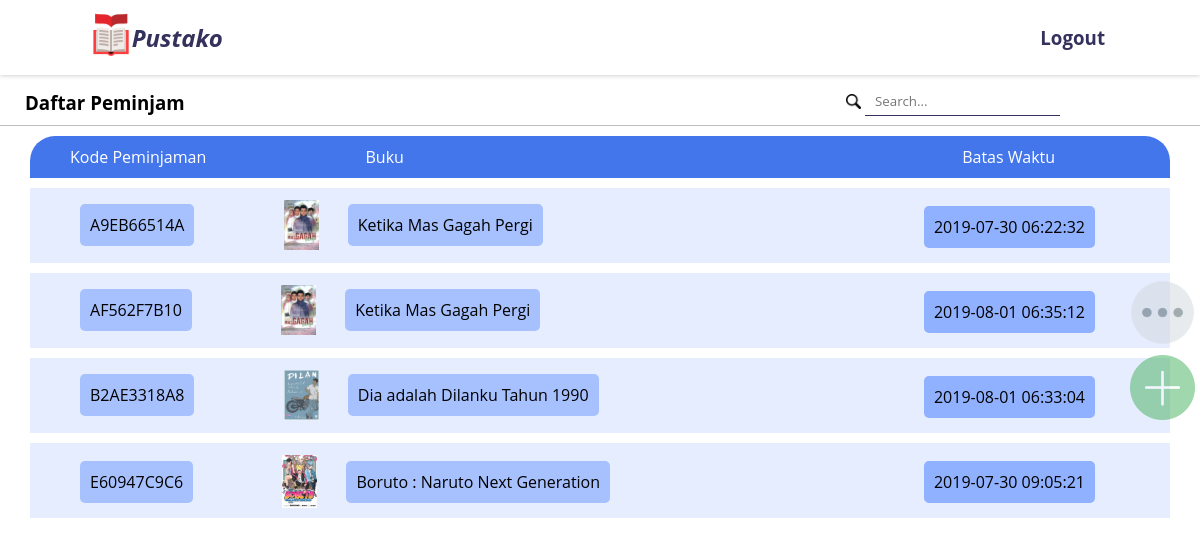
The page /views/admin/daftar-peminjam.php (signed in) on the database its author committed.
### tables this page shows
CREATE TABLE `peminjaman` (
  `kode_peminjaman` varchar(10) NOT NULL,
  `kode_buku` varchar(8) NOT NULL,
  `judul` varchar(255) NOT NULL,
  `nis` int(8) NOT NULL,
  `nama_lengkap` varchar(255) NOT NULL,
  `kelas` varchar(255) NOT NULL,
  `gambar` varchar(255) NOT NULL,
  `batas_waktu` datetime NOT NULL,
  `waktu` datetime NOT NULL DEFAULT CURRENT_TIMESTAMP
);

### views/admin/daftar-peminjam.php (the view, shortened to what this page needs)
<?php
    require '../../core/functions.php';
    $peminjaman = mysqli_query($conn, "SELECT * FROM peminjaman");
?>
<!DOCTYPE html>
<html lang="en">
<head>
</head>
<body>
    <?php include '../_component/header-admin.php'; ?>
    <div class="container">
        <div class="content">
            <div class="header-buku">
                <div class="header-p">
                    <h3>Daftar Peminjam</h3>
                </div>
                <div class="search">
                    <form action="" method="POST">
                        <label for="search"><img src="../../img/search.png" alt="" width="15"></label>
                        <input type="text" name="keyword" id="keyword" placeholder="Search..." autofocus autocomplete>
                    </form>
                </div>
            </div>
            <div class="table">
                <div class="table-header">
                    <div class="thkode-peminjaman">
                        <p>Kode Peminjaman</p>
                    </div>
                    <div class="thbuku">
                        <p>Buku</p>
                    </div>
                    <div class="thwaktu">
                        <p>Batas Waktu</p>
                    </div>
                </div>
                <div id="peminjam">
                <?php
                    while ($row = mysqli_fetch_assoc($peminjaman)) :
                ?>
                <div class="table-content">
                    <div class="tc kode-peminjaman">
                        <p><?= $row['kode_peminjaman']; ?></p>
                    </div>
                    <div class="tc buku">
                        <div class="buku-img">
                            <img src="../../img/product/<?= $row['gambar']; ?>" width="35">
                        </div>
                        <div class="buku-p">
                            <p><?= $row['judul']; ?></p>
                        </div>
                    </div>
                    <div class="tc batas-waktu">
                        <p><?= $row['batas_waktu']; ?></p>
                    </div>
                </div>
                <?php
                    endwhile;
                ?>
                </div>
            </div>
        </div>
    </div>
</body>
</html>

### views/_component/header-admin.php (shortened to what this page needs)
<!DOCTYPE html>
<html lang="en">
<head>
</head>
<body>
    <header class="nav">
        <a href="index.php">
            <div class="nav-logo"><img src="../../img/pustako.png" alt="Pustako" height="50">
                <span class="logo-header">
                    <h2><i>Pustako</i></h2>
                </span>
            </div>
        </a>
        <a href="logout.php">
            <div class="logout-btn">
                <h3>Logout</h3>
            </div>
        </a>
    </header>
    <div class="sidebar-icon add">
        <a href="tambah.php">
            <span><img src="../../img/add.png" width="65"></span>
        </a>
    </div>
    <div class="sidebar-icon more">
        <span id="openSidebar"><img src="../../img/more-option.png" width="75"></span>
    </div>
</body>

### views/admin/daftar-peminjam.php (style rules this page uses)
*, body { padding: 0; margin: 0; font-family: Montserrat, Open Sans; text-decoration: none; }
.header-buku { width: 100%; height: 50px; border-bottom: 1px solid rgba(0, 0, 0, 0.25); }
.header-buku .header-p { position: absolute; top: 90px; left: 25px; }
.search { display: inline-block; float: right; line-height: 50px; margin-right: 110px; }
.search label { position: relative; top: 3px; }
.search input { margin-right: 30px; padding: 5px 10px; border: none; border-bottom: 1px solid #34315d; }
.table-header { background-color: #4476eb; width: 95%; margin: 10px auto; margin-bottom: 5px; color: #ffffff; border-top-right-radius: 25px; border-top-left-radius: 25px; }
.table-header div { display: inline-block; padding: 10px 25px; }
.table-header .thkode-peminjaman { position: relative; left: 15px; }
.table-header .thbuku { position: relative; left: 120px; }
.table-header .thwaktu { float: right; position: relative; right: 90px; }
.table-content { background-color: #e6edff; width: 95%; height: 75px; margin: 10px auto; }
.table-content .tc { display: inline-block; }
.table-content .kode-peminjaman { background-color: #a7c1ff; padding: 10px; position: relative; border-radius: 5px; bottom: 7.5px; margin: auto 50px; }
.table-content .buku { width: 500px; position: relative; top: 10px; border-radius: 5px; margin: 0px 10px 0px 10px; }
.table-content .buku .buku-img { display: inline-block; position: relative; top: 2px; left: 25px; }
.table-content .buku .buku-p { background-color: #a7c1ff; padding: 10px; display: inline-block; position: relative; bottom: 17.5px; left: 50px; border-radius: 5px; }
.table-content .batas-waktu { float: right; background-color: #90b1ff; padding: 10px; position: relative; top: 17.5px; border-radius: 5px; margin: 0px 75px 0px 10px; }

### views/_component/header-admin.php (style rules this page uses)
*, body { padding: 0; margin: 0; font-family: Montserrat, Open Sans; }
.nav { width: 100%; height: 75px; box-shadow: 0px 0px 5px rgba(0, 0, 0, 0.25); display: flex; }
.nav a { text-decoration: none; color: #34315d; }
.nav .nav-logo { display: flex; position: relative; top: 10px; margin-left: 90px; }
.nav .logo-header { line-height: 55px; }
.nav .logout-btn { float: right; position: absolute; top: 15px; right: 0px; padding: 10px 20px; margin-right: 75px; transition: .15s; border-radius: 5px; }
.sidebar-icon { position: fixed; right: 0; }
.sidebar-icon span { display: block; opacity: .5; cursor: pointer; transition: .3s; }
.add { top: 350px; margin: 5px; }
.more { top: 275px; }

### rows shown on the page
peminjaman: kode_peminjaman "A9EB66514A", gambar (picture), judul "Ketika Mas Gagah Pergi", batas_waktu "2019-07-30 06:22:32"
peminjaman: kode_peminjaman "AF562F7B10", gambar (picture), judul "Ketika Mas Gagah Pergi", batas_waktu "2019-08-01 06:35:12"
peminjaman: kode_peminjaman "B2AE3318A8", gambar (picture), judul "Dia adalah Dilanku Tahun 1990", batas_waktu "2019-08-01 06:33:04"
peminjaman: kode_peminjaman "E60947C9C6", gambar (picture), judul "Boruto : Naruto Next Generation", batas_waktu "2019-07-30 09:05:21"
